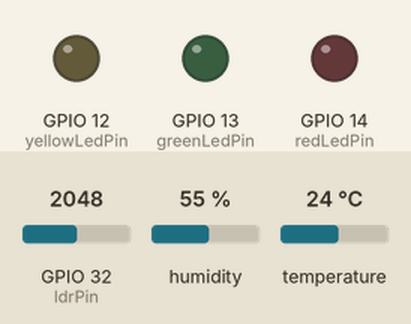
This sketch was run on a simulated ESP32. Shown: output pins drawn as LEDs (lit = HIGH). The inputs (shaded band) are chosen by the test bench; at power-on: temperature 24 °C, GPIO 32 (ldrPin) = 2048, humidity 55 %. WiFi joins after 1.5 s; servers stay silent unless stated; no MQTT or app messages arrive unless stated; what the sketch prints to the serial monitor is not drawn.

Above: at 2.7 s.
2.8 s: temperature set to 21 °C
8.8 s: temperature set to 18 °C
At 14.4 s:
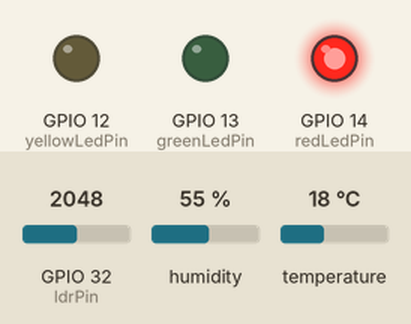
15.1 s: temperature set to 28 °C
At 20.8 s:
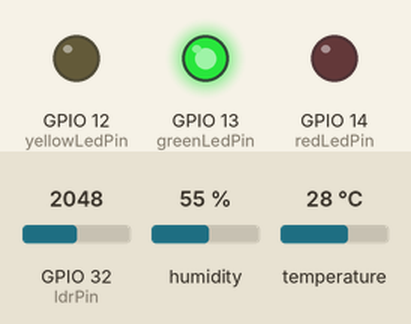
21.2 s: temperature set to 12 °C
At 27.2 s:
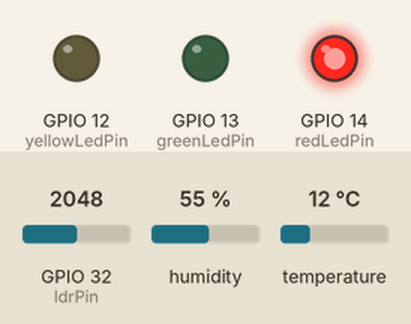
Timing chart, 0 to 28.2 s (numbered marks = the images above; inputs shaded):
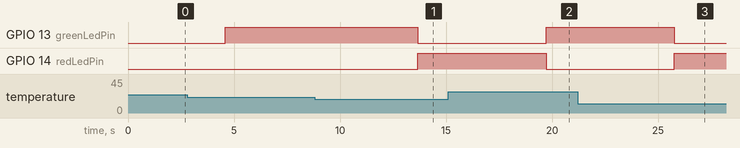

The sketch:

esp32-vinheria.ino
```cpp
//Programa: NodeMCU e MQTT - Controle e Monitoramento IoT
//Autor: Fábio Henrique Cabrini
//Resumo: Esse programa possibilita ligar e desligar o led onboard, além de mandar o status para o Broker MQTT possibilitando o Fiware saber
//se o led está ligado ou desligado.

#include <WiFi.h>
#include <PubSubClient.h> // Importa a Biblioteca PubSubClient
#include <DHT.h>
#define DHTPIN 33
#define DHTTYPE DHT11
DHT dht(DHTPIN, DHTTYPE);
//defines:
//defines de id mqtt e tópicos para publicação e subscribe denominado TEF(Telemetria e Monitoramento de Equipamentos)
#define TOPICO_SUBSCRIBE "/TEF/vinheria/cmd"     //tópico MQTT de escuta
#define TOPICO_PUBLISH   "/TEF/vinheria/attrs/L"  //tópico MQTT de envio de informações para Broker
#define TOPICO_PUBLISH_2  "/TEF/vinheria/attrs/T" //tópico MQTT de envio de informações para Broker
#define TOPICO_PUBLISH_3  "/TEF/vinheria/attrs/U"
                                                //IMPORTANTE: recomendamos fortemente alterar os nomes
                                                //            desses tópicos. Caso contrário, há grandes
                                                //            chances de você controlar e monitorar o NodeMCU
                                                //            de outra pessoa.
#define ID_MQTT  "fiware_vinheria"     //id mqtt (para identificação de sessão)
                              //IMPORTANTE: este deve ser único no broker (ou seja,
                              //            se um client MQTT tentar entrar com o mesmo
                              //            id de outro já conectado ao broker, o broker
                              //            irá fechar a conexão de um deles).


#define ldrPin 32
#define greenLedPin 13
#define yellowLedPin 12
#define redLedPin 14
// WIFI
const char* SSID = "FIAP-IBM"; // SSID / nome da rede WI-FI que deseja se conectar
const char* PASSWORD = "Challenge@23!"; // Senha da rede WI-FI que deseja se conectar

// MQTT
const char* BROKER_MQTT = "46.17.108.113"; //URL do broker MQTT que se deseja utilizar
int BROKER_PORT = 1883; // Porta do Broker MQTT


//Variáveis e objetos globais
WiFiClient espClient; // Cria o objeto espClient
PubSubClient MQTT(espClient); // Instancia o Cliente MQTT passando o objeto espClient

//Prototypes
void initWiFi();
void initMQTT();
void reconectWiFi();
void mqtt_callback(char* topic, byte* payload, unsigned int length);
void VerificaConexoesWiFIEMQTT(void);


/*
 *  Implementações das funções
 */
void setup() {    //inicializações:
    pinMode(greenLedPin, OUTPUT);
    pinMode(yellowLedPin, OUTPUT);
    pinMode(redLedPin, OUTPUT);
    Serial.begin(115200);
    initWiFi();
    initMQTT();
    dht.begin();
    pinMode(greenLedPin, OUTPUT);
    pinMode(yellowLedPin, OUTPUT);
    pinMode(redLedPin, OUTPUT);
}

//Função: inicializa comunicação serial com baudrate 115200 (para fins de monitorar no terminal serial
//        o que está acontecendo.
//Parâmetros: nenhum
//Retorno: nenhum


//Função: inicializa e conecta-se na rede WI-FI desejada
//Parâmetros: nenhum
//Retorno: nenhum
void initWiFi() {
    delay(10);
    Serial.println("------Conexao WI-FI------");
    Serial.print("Conectando-se na rede: ");
    Serial.println(SSID);
    Serial.println("Aguarde");

    reconectWiFi();
}

//Função: inicializa parâmetros de conexão MQTT(endereço do
//        broker, porta e seta função de callback)
//Parâmetros: nenhum
//Retorno: nenhum
void initMQTT() {
    MQTT.setServer(BROKER_MQTT, BROKER_PORT);   //informa qual broker e porta deve ser conectado
    MQTT.setCallback(mqtt_callback);            //atribui função de callback (função chamada quando qualquer informação de um dos tópicos subescritos chega)
}

//Função: função de callback
//        esta função é chamada toda vez que uma informação de
//        um dos tópicos subescritos chega)
//Parâmetros: nenhum
//Retorno: nenhum
void mqtt_callback(char* topic, byte* payload, unsigned int length) {
    String msg;

    //obtem a string do payload recebido
    for(int i = 0; i < length; i++)
    {
       char c = (char)payload[i];
       msg += c;
    }

    //toma ação dependendo da string recebida:
    //verifica se deve colocar nivel alto de tensão na saída D0:
    //IMPORTANTE: o Led já contido na placa é acionado com lógica invertida (ou seja,
    //enviar HIGH para o output faz o Led apagar / enviar LOW faz o Led acender)
}
//Função: reconecta-se ao broker MQTT (caso ainda não esteja conectado ou em caso de a conexão cair)
//        em caso de sucesso na conexão ou reconexão, o subscribe dos tópicos é refeito.
//Parâmetros: nenhum
//Retorno: nenhum
void reconnectMQTT() {
    while (!MQTT.connected())
    {
        Serial.print("* Tentando se conectar ao Broker MQTT: ");
        Serial.println(BROKER_MQTT);
        if (MQTT.connect(ID_MQTT))
        {
            Serial.println("Conectado com sucesso ao broker MQTT!");
            MQTT.subscribe(TOPICO_SUBSCRIBE);
        }
        else
        {
            Serial.println("Falha ao reconectar no broker.");
            Serial.println("Havera nova tentatica de conexao em 2s");
            delay(2000);
        }
    }
}

//Função: reconecta-se ao WiFi
//Parâmetros: nenhum
//Retorno: nenhum
void reconectWiFi() {
    //se já está conectado a rede WI-FI, nada é feito.
    //Caso contrário, são efetuadas tentativas de conexão
    if (WiFi.status() == WL_CONNECTED)
        return;

    WiFi.begin(SSID, PASSWORD); // Conecta na rede WI-FI

    while (WiFi.status() != WL_CONNECTED) {
        delay(100);
        Serial.print(".");
    }

    Serial.println();
    Serial.print("Conectado com sucesso na rede ");
    Serial.print(SSID);
    Serial.println("IP obtido: ");
    Serial.println(WiFi.localIP());
}

//Função: verifica o estado das conexões WiFI e ao broker MQTT.
//        Em caso de desconexão (qualquer uma das duas), a conexão
//        é refeita.
//Parâmetros: nenhum
//Retorno: nenhum
void VerificaConexoesWiFIEMQTT(void){
    if (!MQTT.connected())
        reconnectMQTT(); //se não há conexão com o Broker, a conexão é refeita

     reconectWiFi(); //se não há conexão com o WiFI, a conexão é refeita
}

//programa principal
void loop() {
    char tempBuffer[6];
    char humidityBuffer[6];
    char msgBuffer[6];  // Defina o tamanho adequado para o buffer

    VerificaConexoesWiFIEMQTT();

    int sensorValue = analogRead(ldrPin);
    float voltage = sensorValue * (3.3 / 4095.0);
    float luminosity = (voltage / 3.3) * 100.0;  // Inverte a lógica


    snprintf(msgBuffer, sizeof(msgBuffer), "%.1f%%", luminosity);
    delay(1000);
    MQTT.publish(TOPICO_PUBLISH, msgBuffer);

    // Leitura da temperatura e umidade
    float temperature = dht.readTemperature();
    float humidity = dht.readHumidity();

    // Publicação dos valores de temperatura e umidade nos tópicos MQTT
    if (!isnan(temperature)) {
        dtostrf(temperature, 4, 2, tempBuffer);
        delay(1000);
        MQTT.publish(TOPICO_PUBLISH_2, tempBuffer);
    }

    if (!isnan(humidity)) {
        dtostrf(humidity, 4, 2, humidityBuffer);
        delay(1000);
        MQTT.publish(TOPICO_PUBLISH_3, humidityBuffer);
    }

    // Lógica para controle dos LEDs com base nos valores lidos
    digitalWrite(greenLedPin, LOW);
    digitalWrite(yellowLedPin, LOW);
    digitalWrite(redLedPin, LOW);

    if (luminosity > 30) {
        digitalWrite(greenLedPin, HIGH);
        digitalWrite(yellowLedPin, LOW);
    	  digitalWrite(redLedPin, LOW);
    }
    if (temperature < 20) {
        digitalWrite(greenLedPin, LOW);
        digitalWrite(yellowLedPin, LOW);
    	  digitalWrite(redLedPin, HIGH);
    }
    //  else if (luminosity > 30 && luminosity < 40) {
    //     digitalWrite(greenLedPin, LOW);
    // 	  digitalWrite(yellowLedPin, HIGH);
    // 	  digitalWrite(redLedPin, LOW);
    // } else {
    //     digitalWrite(greenLedPin, LOW);
    // 	  digitalWrite(yellowLedPin, LOW);
    // 	  digitalWrite(redLedPin, HIGH);
    // }

    // if (humidity > 50) {
    //   digitalWrite(greenLedPin, HIGH);
    // 	digitalWrite(yellowLedPin, LOW);
    // 	digitalWrite(redLedPin, LOW);
    // }
    // else{
    //   digitalWrite(greenLedPin, LOW);
    // 	digitalWrite(yellowLedPin, LOW);
    // 	digitalWrite(redLedPin, HIGH);
    // }


    // if (temperature > 20 && temperature < 30) {
    //   digitalWrite(greenLedPin, HIGH);
    // 	digitalWrite(yellowLedPin, LOW);
    // 	digitalWrite(redLedPin, LOW);
    // }
    // else{
    //   digitalWrite(greenLedPin, LOW);
    // 	digitalWrite(yellowLedPin, LOW);
    // 	digitalWrite(redLedPin, HIGH);
    // }

    MQTT.loop();
}
```

Measured:
- the behaviour switches between 20 and 19 °C on temperature (found by bisection; images 0 and 1)
- after the input at 8.8 s, GPIO 13 (greenLedPin): HIGH → LOW after 4.9 s; GPIO 14 (redLedPin): LOW → HIGH after 4.9 s
- after the input at 15.1 s, GPIO 13 (greenLedPin): LOW → HIGH after 4.6 s; GPIO 14 (redLedPin): HIGH → LOW after 4.6 s
- after the input at 21.2 s, GPIO 13 (greenLedPin): HIGH → LOW after 4.6 s; GPIO 14 (redLedPin): LOW → HIGH after 4.6 s
